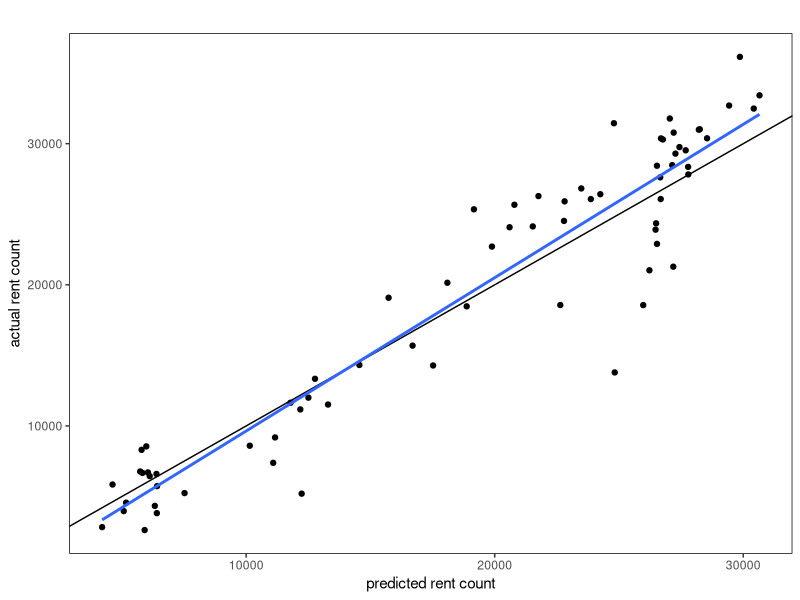

The R script that drew this image: (Note: a time limit stopped this script after it produced the figure.)
## ---- chunk 1
rm(list=ls())
library(randomForest)
library(tidyverse)
library(ggplot2)
auto<-read.csv("./seoul_bike_agg_mean_FG.csv")
demo<-read.csv("./7days_demo_FG.csv")
## ---- chunk 2
getDT<-function(x,title=""){
  set.seed(12)
  select<-sample(1:nrow(x),length(x$rent_count)*0.8)
  train=x[select,]
  test=x[-select,]
  train.forest<-randomForest(rent_count~.,
                             data=train,
                             importance=TRUE, 
                             ntree=100)
  pred<-predict(train.forest,test)
  MSR<-sqrt(mean((test$rent_count-pred)**2))
  gg<-data.frame(x=pred,
                 y=test$rent_count)
  print(ggplot(gg,aes(x,y))+
          geom_point()+
          geom_abline()+
          geom_smooth(method = "lm",
                      span=10,
                      se=FALSE)+
          labs(title = title,
               x = 'predicted rent count', 
               y = 'actual rent count')+
          theme(panel.grid = element_blank(), 
                panel.background = element_rect(color = 'black', 
                                                fill = 'transparent'),
                plot.title = element_text(hjust = 0.5)))
  print(train.forest)#summary of table
  print(train%>%select(-rent_count)%>%colnames())#features names
  print(paste("RMSE:",MSR))#RMSE
  list(train.forest,train)
}

DT<-getDT(auto)

## ---- chunk 3
#Cross validation
#perform 5 times with 10 folds
train<-DT[[2]]
Train.cv <- replicate(5,
                      rfcv(train[-ncol(train)], train$rent_count, cv.fold = 10, step=1.5),
                      simplify = FALSE)

#Table and Plot 
#No. features VS cross validation errors 
train.cv <- data.frame(sapply(Train.cv, '[[', "error.cv"))
train.cv$features <- rownames(train.cv)
train.cv <- gather(train.cv,
                   key="key",
                   value="value",
                   -features)
train.cv$features <- as.numeric(as.character(train.cv$features))
train.cv.mean <- aggregate(train.cv$value, 
                           by = list(train.cv$features), 
                           FUN = mean)[-c(13,14,15),]

colnames(train.cv.mean)<-(c("Number_of_Features","Mean_of_Squared_Residual"))
head(train.cv.mean, 15)#lowest x when 5 features
ggplot(train.cv.mean, 
       aes(Number_of_Features, 
           Mean_of_Squared_Residual)) +
  geom_line() +
  theme(panel.grid = element_blank(), 
        panel.background = element_rect(color = 'black', 
                                        fill = 'transparent'),
        plot.title = element_text(hjust = 0.5)) +
  labs(title = '#Features vs. Error',
       x = 'Number of Features', 
       y = 'Mean of squared residual')
## ---- chunk 4
#Plot of variable importance
#2 standards: Increasing of MSE and Increasing node purity
varImpPlot(DT[[1]], 
           n.var = 5, 
           type = 2,
           main = 'Top 10 - variable importance',
           cex=0.7)
## ---- chunk 5
# extracts two sets each contains 5 features corresponding to the top 5 increasing node purity
important_features<-data.frame(importance(DT[[1]]), check.names = FALSE)

features_purity <- important_features[order(important_features$IncNodePurity, 
                                            decreasing = TRUE), ][c(1:5),]%>%rownames()
DTpurity<-getDT(auto%>%select(c(rent_count,all_of(features_purity))),title="top5 incnodepurity")

## ---- chunk 6
# predicted rent count for 7days demo
predict(DTpurity[[1]],demo)
